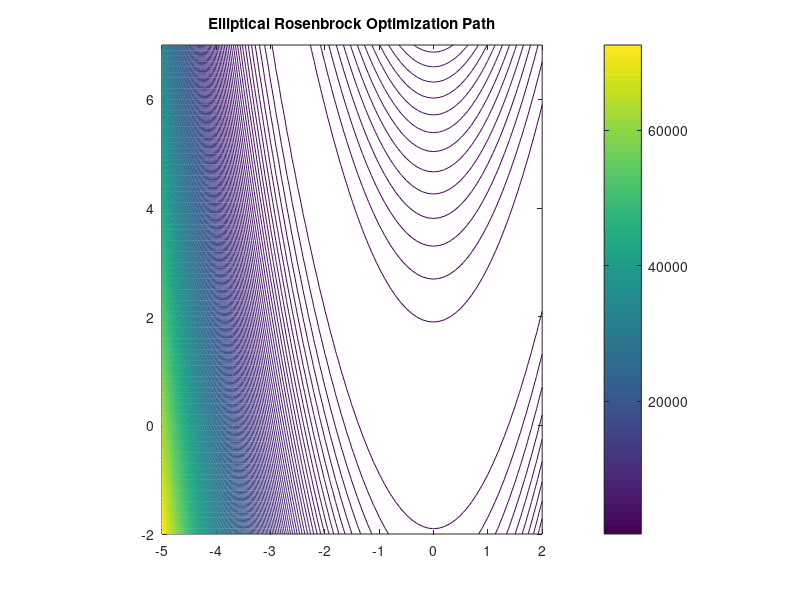

Here is the MATLAB script that generated this plot: (Note: this script raises an error after producing the figure.)
%{
% Solve N-D Elliptical TRS
% Authors: Alan Bouwman, Caleb Jacobs
%}

% Clean workspace
clear
close

% Number of dimensions
n = 2;

% Cost function definitions
% Cost function
f = @(x) (1 - x(1))^2 + 100*(x(2) - x(1)^2)^2; % Cost function

% Gradient of cost function
G = @(x) [-2*(1 - x(1)) - 400 * x(1) * (x(2) - x(1)^2); ...
          200*(x(2) - x(1)^2)]; 
      
% Hessian of cost function
H = @(x) [2 + 800*x(1)^2 - 400*(x(2) - x(1)^2), -400*x(1); ...
-400*x(1),	200];


% Trust region parameters
maxIts  = 200;                   % Max iterations allowed for convergence
epsilon = 10^(-5);               % Stopping tolerance
Delta   = 0.25;                  % Initial trust region "radius"
scale   = 0.1;                   % Delta changer
x       = [-5;5];                % Initial minimizer guess

% Elliptical trust region matrix
va = [1;1];                      % Major axis vector
vb = [1;-1];                     % Minor axis vector
a = 1;                           % Radius of major axis
b = 1;                           % Radius of minor axis

%B = getEllipticalMatrix(a, va, b, vb);

% Compute Rosenbrock over designated area
figure();
[X, Y] = meshgrid(-5:0.1:2, -2:0.1:7);
F = zeros(size(X));
for i = 1:size(X, 1)
    for j = 1:size(X, 2)
        F(i, j) = f([X(i,j), Y(i,j)]);
    end
end

% Create contour plot of Rosenbrock
contour(X, Y, F, 200)
hold on
colorbar
title('Elliptical Rosenbrock Optimization Path')
pbaspect([7 9 1])

% Begin solving the TRS
for i = 0:maxIts
    % Compute current gradient
    g = G(x);
    
    % Check stopping criteria
    if (norm(g) < epsilon)
        break;
    end
    
    % Compute current hessian
    A = H(x);
    
    % Compute Newton step
    p0 = -A \ g;
    
    % Compute elliptical matrix
    B = getEllipticalMatrix([0;0] - x, norm(x - [0;0])/Delta);
    
    % Assume we will use Newton step
    useP0 = false;
    
    % See if Newton step is feasible (i.e. ||p0||_B < Delta)
    if BNorm(p0, B) < Delta
        useP0 = true;   % Newton step is feasible, so use it    
    end
    
    % Compute left matrix of M
    M0 = [-B A;A, -g*g'/Delta^2];
          
    % Compute right matrix of M
    M1 = [zeros(n) B;B zeros(n)];
    
    % Find the rightmost eigenvalue/vector of the pencil M_tilde
    [y, lambda] = eigs(M0, -M1, 1, 'largestreal');
    y1 = y(1:n);
    y2 = y(n+1:end);
    
    % Compute boundary step from rightmost eigenvector
    p1 = -sign(g' * y2) * Delta * y1 / BNorm(y1, B);
    
    % Compare Newton step to TR-boundary step to get optimal solution
    if (useP0 && f(x + p0) < f(x + p1))
        x = x + p0;
        fprintf("p0: %d, x = (%.1f,%.1f), Delta = %.2f\n", i, x(1), x(2), Delta)
    else
        x = x + p1;
        fprintf("p1: %d, x = (%.1f,%.1f), Delta = %.2f\n", i, x(1), x(2), Delta)
    end
    
    % Add the new iteration to the plot
    scatter(x(1), x(2), 200, '.')
    
    % Compute trust region boundaries
    t = 0 : 0.01 : 2 * pi;
    r = zeros(length(t), 2);
    [V,D] = eig(B);
    va = V(:,1) / norm(V(:,1));
    vb = V(:,2) / norm(V(:,2));
    a = 1/sqrt(D(1,1));
    b = 1/sqrt(D(2,2));
    for j = 1 : length(t)
        r(j,:) = x + Delta * (a * va * cos(t(j)) + b * vb * sin(t(j)));
    end
    
    % Display trust region boundary
    plot(r(:,1), r(:,2))
end

B
x
i

% Elliptical norm
function a = BNorm(p, B)
    a = sqrt(p'*B*p);
end

% % Generate elliptical region matrix
% function B = getEllipticalMatrix(a, va, b, vb)
%     va = va / norm(va);     % Normalize major axis vector
%     vb = vb / norm(vb);     % Normalize minor axis vector
%     
%     P = [va vb];
%     D = diag([1/a,1/b]).^2;
%     
%     B = P * D * P^(-1);
% end